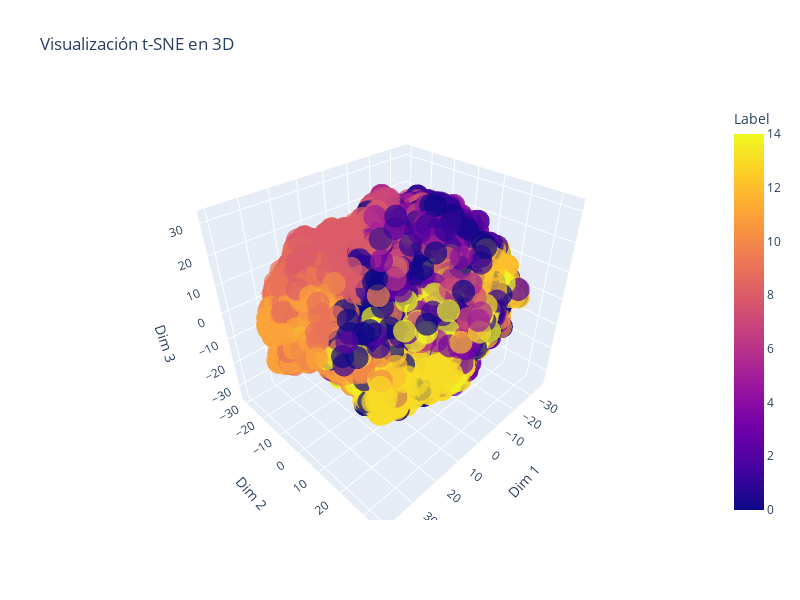

Source (notebook cell):
### Code cell
import plotly.express as px

# Crear un DataFrame con las etiquetas (y)
tsne_df['Label'] = y_encoded

# Crear el gráfico 3D interactivo
fig = px.scatter_3d(
    tsne_df, 
    x='Dimension 1', 
    y='Dimension 2', 
    z='Dimension 3', 
    color='Label',  # Colorear por etiquetas
    title='Visualización t-SNE en 3D',
    labels={'Dimension 1': 'Dim 1', 'Dimension 2': 'Dim 2', 'Dimension 3': 'Dim 3'},
    opacity=0.7,
    width=800,
    height=600
)

# Mostrar el gráfico
fig.show()

### Figure 1 — Plotly figure (JSON) as saved in the notebook; plotly's stock layout.template omitted (floating-point values rounded to 4 significant figures; data arrays with more than 128 entries replaced by an {"elided": "..."} marker saying what was removed)
{"data": [{"hovertemplate": "Dim 1=%{x}<br>Dim 2=%{y}<br>Dim 3=%{z}<br>Label=%{marker.color}<extra></extra>", "legendgroup": "", "marker": {"color": {"elided": "33844 int values"}, "coloraxis": "coloraxis", "opacity": 0.7, "symbol": "circle"}, "mode": "markers", "name": "", "scene": "scene", "showlegend": false, "type": "scatter3d", "x": {"elided": "33844 float values"}, "y": {"elided": "33844 float values"}, "z": {"elided": "33844 float values"}}], "layout": {"coloraxis": {"colorbar": {"title": {"text": "Label"}}, "colorscale": [[0, "#0d0887"], [0.1111, "#46039f"], [0.2222, "#7201a8"], [0.3333, "#9c179e"], [0.4444, "#bd3786"], [0.5556, "#d8576b"], [0.6667, "#ed7953"], [0.7778, "#fb9f3a"], [0.8889, "#fdca26"], [1, "#f0f921"]]}, "height": 600, "legend": {"tracegroupgap": 0}, "scene": {"domain": {"x": [0, 1], "y": [0, 1]}, "xaxis": {"title": {"text": "Dim 1"}}, "yaxis": {"title": {"text": "Dim 2"}}, "zaxis": {"title": {"text": "Dim 3"}}}, "title": {"text": "Visualización t-SNE en 3D"}, "width": 800}}
